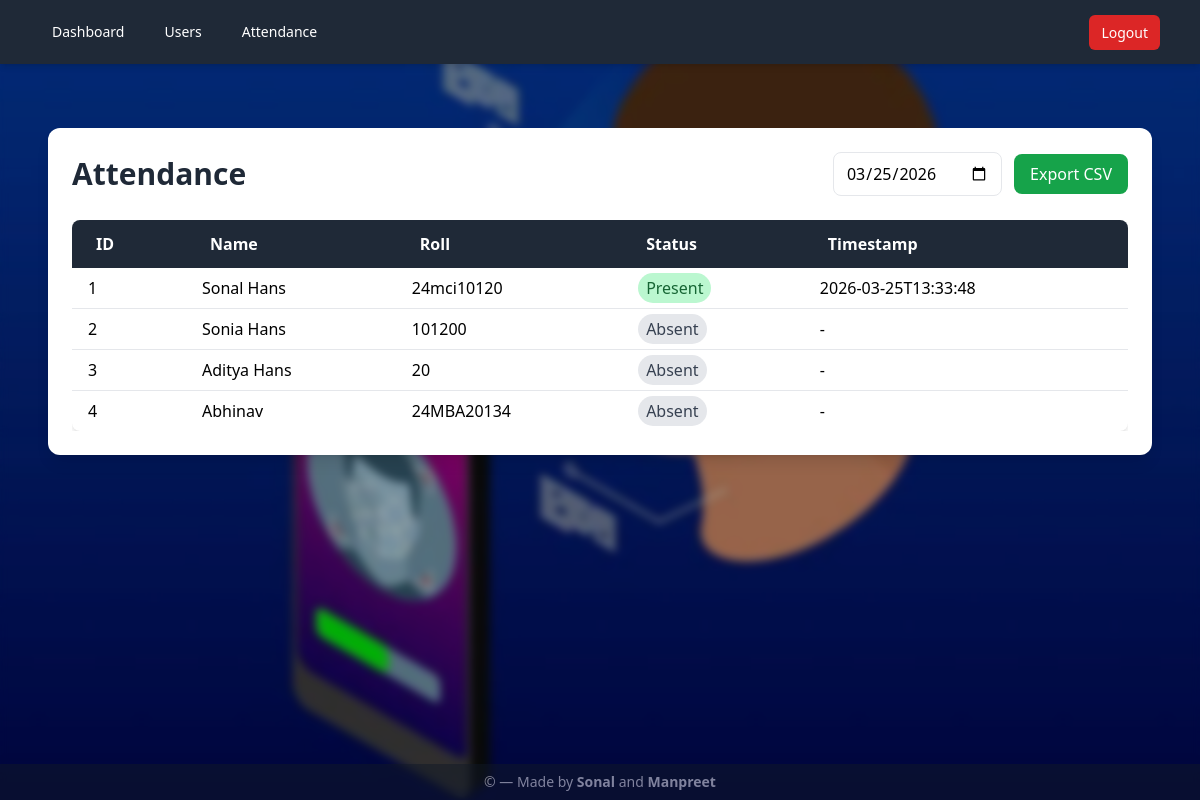
Before: /attendance (signed in) with the older database file.
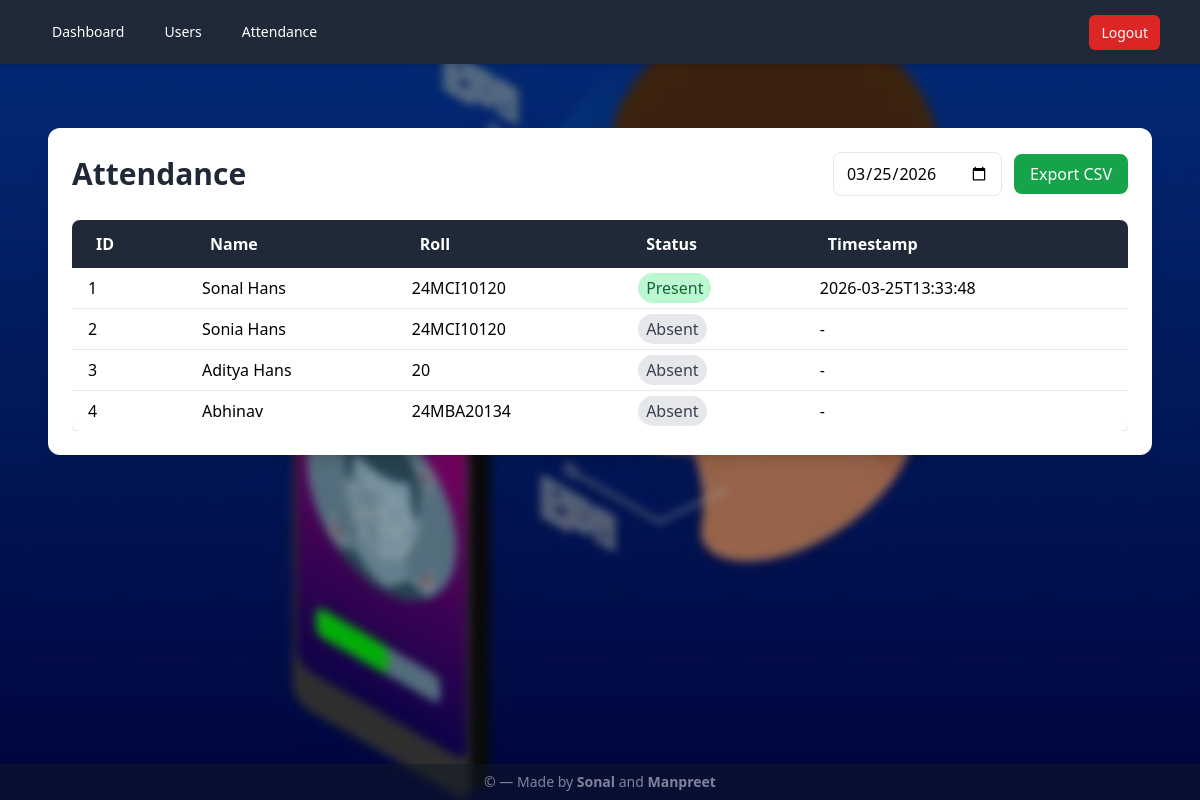
After: the same page with the newer database file.
### tables this page shows
CREATE TABLE users (
            id INTEGER PRIMARY KEY AUTOINCREMENT,
            name TEXT NOT NULL,
            roll TEXT,
            email TEXT
        , admin_username TEXT);

### app.py (the view)
@app.route("/attendance")
@admin_required
def attendance_view():
    current_admin = request.cookies.get("admin")
    date_q = request.args.get("date", datetime.date.today().isoformat())
    conn = get_db()
    cur = conn.cursor()
    cur.execute("SELECT * FROM users WHERE admin_username=? ORDER BY id", (current_admin,))
    users = cur.fetchall()
    cur.execute("SELECT a.* FROM attendance a JOIN users u ON a.user_id = u.id WHERE u.admin_username=? AND a.date=?", (current_admin, date_q))
    rows = {r["user_id"]: r for r in cur.fetchall()}
    conn.close()
    return render_template("attendance_view.html", users=users, rows=rows, date=date_q)

### app.py (called while the page is built)
def get_db():
    conn = sqlite3.connect(DB_PATH)
    conn.row_factory = sqlite3.Row
    return conn

def admin_required(fn):
    @wraps(fn)
    def wrapper(*args, **kwargs):
        if not request.cookies.get("admin"):
            return redirect(url_for("login"))
        return fn(*args, **kwargs)
    return wrapper

### templates/attendance_view.html
{% extends "layout.html" %} {% block content %}
<div class="max-w-7xl mx-auto mt-10 p-6 bg-white rounded-xl shadow-lg">
  <div class="flex items-center justify-between mb-6">
    <h1 class="text-3xl font-bold text-gray-800">Attendance</h1>
    <form action="{{ url_for('attendance_export') }}" method="GET">
      <input
        type="date"
        name="date"
        value="{{ date }}"
        class="px-3 py-2 border rounded-lg mr-2"
      />
      <button
        type="submit"
        class="px-4 py-2 bg-green-600 text-white rounded-lg hover:bg-green-700 transition"
      >
        Export CSV
      </button>
    </form>
  </div>
  <div class="overflow-x-auto">
    <table class="min-w-full bg-white rounded-lg shadow-md overflow-hidden">
      <thead class="bg-gray-800 text-white">
        <tr>
          <th class="py-3 px-6 text-left">ID</th>
          <th class="py-3 px-6 text-left">Name</th>
          <th class="py-3 px-6 text-left">Roll</th>
          <th class="py-3 px-6 text-left">Status</th>
          <th class="py-3 px-6 text-left">Timestamp</th>
        </tr>
      </thead>
      <tbody class="divide-y divide-gray-200">
        {% for user in users %} {% set row = rows.get(user.id) %}
        <tr class="hover:bg-gray-100 transition">
          <td class="py-2 px-4">{{ user.id }}</td>
          <td class="py-2 px-4">{{ user.name }}</td>
          <td class="py-2 px-4">{{ user.roll or '-' }}</td>
          <td class="py-2 px-4">
            {% if row %}
            <span
              class="px-2 py-1 rounded-full {% if row['status'] == 'present' %}bg-green-200 text-green-800 {% else %}bg-red-200 text-red-800{% endif %}"
            >
              {{ row['status'] | capitalize }}
            </span>
            {% else %}
            <span class="px-2 py-1 rounded-full bg-gray-200 text-gray-700">
              Absent
            </span>
            {% endif %}
          </td>
          <td class="py-2 px-4">{{ row['timestamp'][:19] if row else '-' }}</td>
        </tr>
        {% endfor %}
      </tbody>
    </table>
  </div>
</div>
{% endblock %}

Changed rows visible on the page:
changed users "Sonal Hans": roll "24mci10120" → "24MCI10120"
changed users "Sonia Hans": roll "101200" → "24MCI10120"
